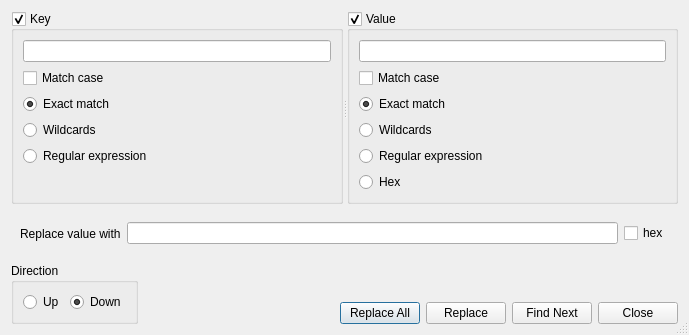
<?xml version="1.0" encoding="UTF-8"?>
<ui version="4.0">
 <class>SearchDlg</class>
 <widget class="QDialog" name="SearchDlg">
  <property name="geometry">
   <rect>
    <x>0</x>
    <y>0</y>
    <width>689</width>
    <height>335</height>
   </rect>
  </property>
  <property name="windowTitle">
   <string notr="true"/>
  </property>
  <property name="sizeGripEnabled">
   <bool>true</bool>
  </property>
  <layout class="QVBoxLayout" name="verticalLayout">
   <item>
    <widget class="QSplitter" name="splitter">
     <property name="orientation">
      <enum>Qt::Horizontal</enum>
     </property>
     <widget class="QGroupBox" name="grpKey">
      <property name="title">
       <string>Key</string>
      </property>
      <property name="checkable">
       <bool>true</bool>
      </property>
      <layout class="QVBoxLayout" name="verticalLayout_3">
       <item>
        <widget class="QLineEdit" name="lneKey"/>
       </item>
       <item>
        <widget class="QCheckBox" name="chkKeyCase">
         <property name="text">
          <string>Match case</string>
         </property>
        </widget>
       </item>
       <item>
        <widget class="QRadioButton" name="rdKeyExactMatch">
         <property name="text">
          <string>Exact match</string>
         </property>
         <property name="checked">
          <bool>true</bool>
         </property>
        </widget>
       </item>
       <item>
        <widget class="QRadioButton" name="rdKeyWildcards">
         <property name="text">
          <string>Wildcards</string>
         </property>
        </widget>
       </item>
       <item>
        <widget class="QRadioButton" name="rdKeyRegexp">
         <property name="text">
          <string>Regular expression</string>
         </property>
        </widget>
       </item>
       <item>
        <spacer name="verticalSpacer_2">
         <property name="orientation">
          <enum>Qt::Vertical</enum>
         </property>
         <property name="sizeHint" stdset="0">
          <size>
           <width>20</width>
           <height>0</height>
          </size>
         </property>
        </spacer>
       </item>
      </layout>
     </widget>
     <widget class="QGroupBox" name="grpValue">
      <property name="title">
       <string>Value</string>
      </property>
      <property name="checkable">
       <bool>true</bool>
      </property>
      <layout class="QVBoxLayout" name="verticalLayout_2">
       <item>
        <widget class="QLineEdit" name="lneValue"/>
       </item>
       <item>
        <widget class="QCheckBox" name="chkValueCase">
         <property name="text">
          <string>Match case</string>
         </property>
        </widget>
       </item>
       <item>
        <widget class="QRadioButton" name="rdValueExactMatch">
         <property name="text">
          <string>Exact match</string>
         </property>
         <property name="checked">
          <bool>true</bool>
         </property>
        </widget>
       </item>
       <item>
        <widget class="QRadioButton" name="rdValueWildcards">
         <property name="text">
          <string>Wildcards</string>
         </property>
        </widget>
       </item>
       <item>
        <widget class="QRadioButton" name="rdValueRegexp">
         <property name="text">
          <string>Regular expression</string>
         </property>
        </widget>
       </item>
       <item>
        <widget class="QRadioButton" name="rdValueHex">
         <property name="text">
          <string>Hex</string>
         </property>
        </widget>
       </item>
       <item>
        <spacer name="verticalSpacer_3">
         <property name="orientation">
          <enum>Qt::Vertical</enum>
         </property>
         <property name="sizeHint" stdset="0">
          <size>
           <width>20</width>
           <height>0</height>
          </size>
         </property>
        </spacer>
       </item>
      </layout>
     </widget>
    </widget>
   </item>
   <item>
    <widget class="QWidget" name="wdgReplace" native="true">
     <layout class="QHBoxLayout" name="horizontalLayout_3">
      <item>
       <widget class="QLabel" name="label">
        <property name="text">
         <string>Replace value with</string>
        </property>
       </widget>
      </item>
      <item>
       <widget class="QLineEdit" name="lneReplace"/>
      </item>
      <item>
       <widget class="QCheckBox" name="chkHex">
        <property name="text">
         <string>hex</string>
        </property>
       </widget>
      </item>
     </layout>
    </widget>
   </item>
   <item>
    <layout class="QHBoxLayout" name="horizontalLayout_2">
     <item>
      <widget class="QGroupBox" name="groupBox_3">
       <property name="title">
        <string>Direction</string>
       </property>
       <layout class="QHBoxLayout" name="horizontalLayout">
        <item>
         <widget class="QRadioButton" name="rdUp">
          <property name="text">
           <string>Up</string>
          </property>
         </widget>
        </item>
        <item>
         <widget class="QRadioButton" name="rdDown">
          <property name="text">
           <string>Down</string>
          </property>
          <property name="checked">
           <bool>true</bool>
          </property>
         </widget>
        </item>
       </layout>
      </widget>
     </item>
     <item>
      <layout class="QGridLayout" name="gridLayout">
       <item row="1" column="1">
        <widget class="QPushButton" name="btnReplaceAll">
         <property name="text">
          <string>Replace All</string>
         </property>
        </widget>
       </item>
       <item row="1" column="0">
        <spacer name="horizontalSpacer">
         <property name="orientation">
          <enum>Qt::Horizontal</enum>
         </property>
         <property name="sizeHint" stdset="0">
          <size>
           <width>28</width>
           <height>20</height>
          </size>
         </property>
        </spacer>
       </item>
       <item row="1" column="3">
        <widget class="QPushButton" name="btnSearchNext">
         <property name="text">
          <string>Find Next</string>
         </property>
        </widget>
       </item>
       <item row="1" column="4">
        <widget class="QPushButton" name="pushButton_2">
         <property name="text">
          <string>Close</string>
         </property>
        </widget>
       </item>
       <item row="0" column="0" colspan="5">
        <widget class="QLabel" name="lblItemsFound">
         <property name="text">
          <string/>
         </property>
         <property name="alignment">
          <set>Qt::AlignRight|Qt::AlignTrailing|Qt::AlignVCenter</set>
         </property>
        </widget>
       </item>
       <item row="1" column="2">
        <widget class="QPushButton" name="btnReplace">
         <property name="text">
          <string>Replace</string>
         </property>
        </widget>
       </item>
      </layout>
     </item>
    </layout>
   </item>
  </layout>
 </widget>
 <resources/>
 <connections>
  <connection>
   <sender>pushButton_2</sender>
   <signal>clicked()</signal>
   <receiver>SearchDlg</receiver>
   <slot>accept()</slot>
   <hints>
    <hint type="sourcelabel">
     <x>680</x>
     <y>326</y>
    </hint>
    <hint type="destinationlabel">
     <x>378</x>
     <y>124</y>
    </hint>
   </hints>
  </connection>
  <connection>
   <sender>btnSearchNext</sender>
   <signal>clicked()</signal>
   <receiver>SearchDlg</receiver>
   <slot>searchNext()</slot>
   <hints>
    <hint type="sourcelabel">
     <x>590</x>
     <y>326</y>
    </hint>
    <hint type="destinationlabel">
     <x>365</x>
     <y>11</y>
    </hint>
   </hints>
  </connection>
  <connection>
   <sender>grpKey</sender>
   <signal>clicked()</signal>
   <receiver>SearchDlg</receiver>
   <slot>updateSearchNext()</slot>
   <hints>
    <hint type="sourcelabel">
     <x>177</x>
     <y>25</y>
    </hint>
    <hint type="destinationlabel">
     <x>642</x>
     <y>16</y>
    </hint>
   </hints>
  </connection>
  <connection>
   <sender>grpValue</sender>
   <signal>clicked()</signal>
   <receiver>SearchDlg</receiver>
   <slot>updateSearchNext()</slot>
   <hints>
    <hint type="sourcelabel">
     <x>466</x>
     <y>22</y>
    </hint>
    <hint type="destinationlabel">
     <x>645</x>
     <y>81</y>
    </hint>
   </hints>
  </connection>
  <connection>
   <sender>lneKey</sender>
   <signal>textChanged(QString)</signal>
   <receiver>SearchDlg</receiver>
   <slot>updateSearchNext()</slot>
   <hints>
    <hint type="sourcelabel">
     <x>139</x>
     <y>61</y>
    </hint>
    <hint type="destinationlabel">
     <x>214</x>
     <y>248</y>
    </hint>
   </hints>
  </connection>
  <connection>
   <sender>lneValue</sender>
   <signal>textChanged(QString)</signal>
   <receiver>SearchDlg</receiver>
   <slot>updateSearchNext()</slot>
   <hints>
    <hint type="sourcelabel">
     <x>437</x>
     <y>65</y>
    </hint>
    <hint type="destinationlabel">
     <x>388</x>
     <y>237</y>
    </hint>
   </hints>
  </connection>
  <connection>
   <sender>lneKey</sender>
   <signal>textChanged(QString)</signal>
   <receiver>SearchDlg</receiver>
   <slot>resetSearchList()</slot>
   <hints>
    <hint type="sourcelabel">
     <x>93</x>
     <y>54</y>
    </hint>
    <hint type="destinationlabel">
     <x>622</x>
     <y>228</y>
    </hint>
   </hints>
  </connection>
  <connection>
   <sender>grpKey</sender>
   <signal>clicked()</signal>
   <receiver>SearchDlg</receiver>
   <slot>resetSearchList()</slot>
   <hints>
    <hint type="sourcelabel">
     <x>152</x>
     <y>24</y>
    </hint>
    <hint type="destinationlabel">
     <x>162</x>
     <y>269</y>
    </hint>
   </hints>
  </connection>
  <connection>
   <sender>chkKeyCase</sender>
   <signal>clicked()</signal>
   <receiver>SearchDlg</receiver>
   <slot>resetSearchList()</slot>
   <hints>
    <hint type="sourcelabel">
     <x>66</x>
     <y>84</y>
    </hint>
    <hint type="destinationlabel">
     <x>143</x>
     <y>266</y>
    </hint>
   </hints>
  </connection>
  <connection>
   <sender>rdKeyExactMatch</sender>
   <signal>clicked()</signal>
   <receiver>SearchDlg</receiver>
   <slot>resetSearchList()</slot>
   <hints>
    <hint type="sourcelabel">
     <x>48</x>
     <y>115</y>
    </hint>
    <hint type="destinationlabel">
     <x>348</x>
     <y>280</y>
    </hint>
   </hints>
  </connection>
  <connection>
   <sender>rdKeyWildcards</sender>
   <signal>clicked()</signal>
   <receiver>SearchDlg</receiver>
   <slot>resetSearchList()</slot>
   <hints>
    <hint type="sourcelabel">
     <x>42</x>
     <y>143</y>
    </hint>
    <hint type="destinationlabel">
     <x>329</x>
     <y>266</y>
    </hint>
   </hints>
  </connection>
  <connection>
   <sender>rdKeyRegexp</sender>
   <signal>clicked()</signal>
   <receiver>SearchDlg</receiver>
   <slot>resetSearchList()</slot>
   <hints>
    <hint type="sourcelabel">
     <x>84</x>
     <y>174</y>
    </hint>
    <hint type="destinationlabel">
     <x>411</x>
     <y>245</y>
    </hint>
   </hints>
  </connection>
  <connection>
   <sender>grpValue</sender>
   <signal>clicked()</signal>
   <receiver>SearchDlg</receiver>
   <slot>resetSearchList()</slot>
   <hints>
    <hint type="sourcelabel">
     <x>463</x>
     <y>26</y>
    </hint>
    <hint type="destinationlabel">
     <x>567</x>
     <y>235</y>
    </hint>
   </hints>
  </connection>
  <connection>
   <sender>lneValue</sender>
   <signal>textChanged(QString)</signal>
   <receiver>SearchDlg</receiver>
   <slot>resetSearchList()</slot>
   <hints>
    <hint type="sourcelabel">
     <x>363</x>
     <y>59</y>
    </hint>
    <hint type="destinationlabel">
     <x>295</x>
     <y>273</y>
    </hint>
   </hints>
  </connection>
  <connection>
   <sender>chkValueCase</sender>
   <signal>clicked()</signal>
   <receiver>SearchDlg</receiver>
   <slot>resetSearchList()</slot>
   <hints>
    <hint type="sourcelabel">
     <x>674</x>
     <y>96</y>
    </hint>
    <hint type="destinationlabel">
     <x>213</x>
     <y>220</y>
    </hint>
   </hints>
  </connection>
  <connection>
   <sender>rdValueExactMatch</sender>
   <signal>clicked()</signal>
   <receiver>SearchDlg</receiver>
   <slot>resetSearchList()</slot>
   <hints>
    <hint type="sourcelabel">
     <x>384</x>
     <y>119</y>
    </hint>
    <hint type="destinationlabel">
     <x>169</x>
     <y>238</y>
    </hint>
   </hints>
  </connection>
  <connection>
   <sender>rdValueWildcards</sender>
   <signal>clicked()</signal>
   <receiver>SearchDlg</receiver>
   <slot>resetSearchList()</slot>
   <hints>
    <hint type="sourcelabel">
     <x>674</x>
     <y>148</y>
    </hint>
    <hint type="destinationlabel">
     <x>359</x>
     <y>222</y>
    </hint>
   </hints>
  </connection>
  <connection>
   <sender>rdValueRegexp</sender>
   <signal>clicked()</signal>
   <receiver>SearchDlg</receiver>
   <slot>resetSearchList()</slot>
   <hints>
    <hint type="sourcelabel">
     <x>382</x>
     <y>162</y>
    </hint>
    <hint type="destinationlabel">
     <x>307</x>
     <y>261</y>
    </hint>
   </hints>
  </connection>
  <connection>
   <sender>rdValueHex</sender>
   <signal>clicked()</signal>
   <receiver>SearchDlg</receiver>
   <slot>resetSearchList()</slot>
   <hints>
    <hint type="sourcelabel">
     <x>361</x>
     <y>194</y>
    </hint>
    <hint type="destinationlabel">
     <x>190</x>
     <y>233</y>
    </hint>
   </hints>
  </connection>
  <connection>
   <sender>btnReplaceAll</sender>
   <signal>clicked()</signal>
   <receiver>SearchDlg</receiver>
   <slot>replaceAll()</slot>
   <hints>
    <hint type="sourcelabel">
     <x>380</x>
     <y>315</y>
    </hint>
    <hint type="destinationlabel">
     <x>295</x>
     <y>317</y>
    </hint>
   </hints>
  </connection>
  <connection>
   <sender>btnReplace</sender>
   <signal>clicked()</signal>
   <receiver>SearchDlg</receiver>
   <slot>replace()</slot>
   <hints>
    <hint type="sourcelabel">
     <x>446</x>
     <y>315</y>
    </hint>
    <hint type="destinationlabel">
     <x>249</x>
     <y>303</y>
    </hint>
   </hints>
  </connection>
 </connections>
 <slots>
  <slot>searchNext()</slot>
  <slot>updateSearchNext()</slot>
  <slot>resetSearchList()</slot>
  <slot>replace()</slot>
  <slot>replaceAll()</slot>
 </slots>
</ui>
